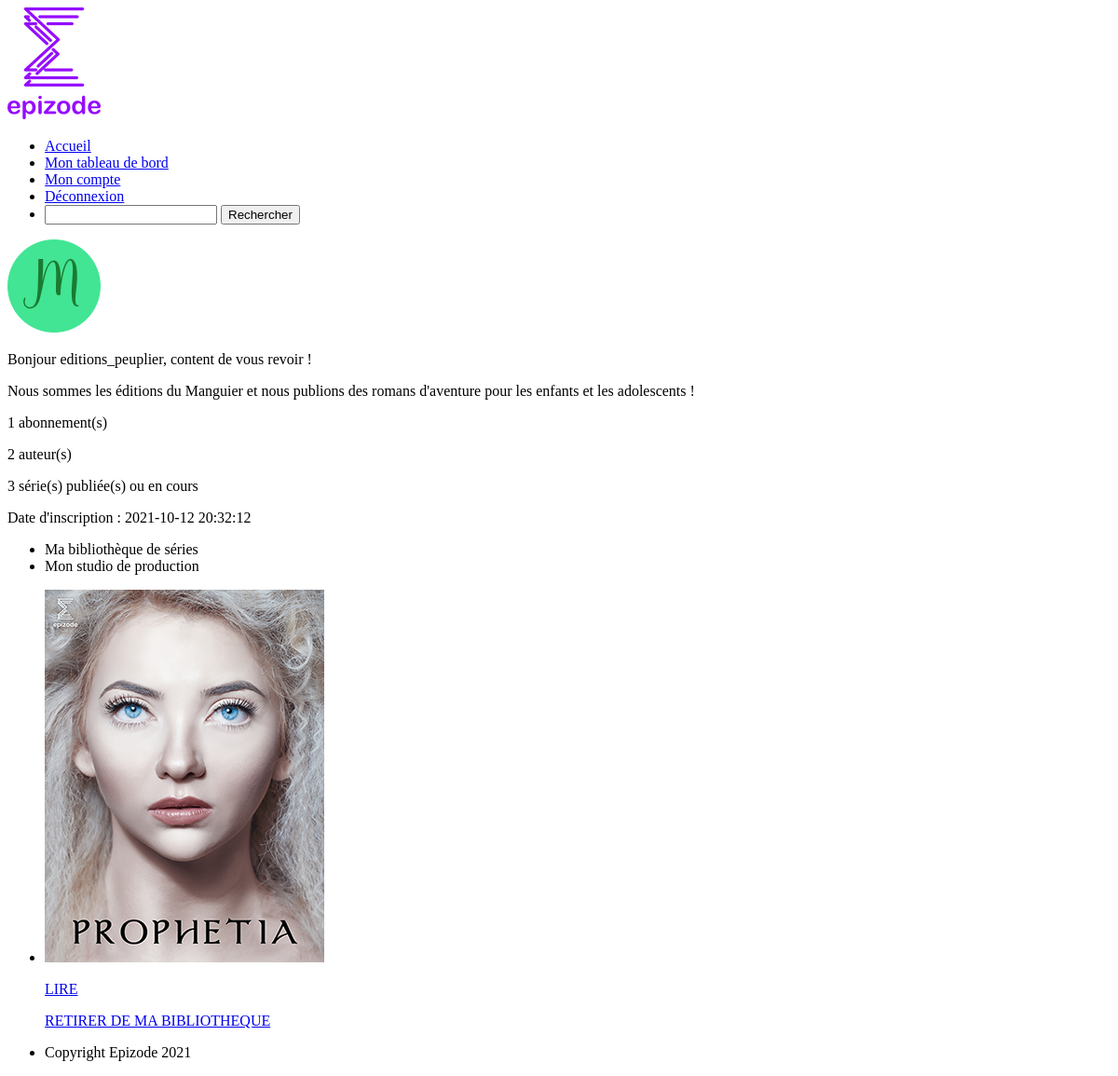
The app's page /index.php?action=dashboard (signed in) with its own data.
### tables this page shows
CREATE TABLE `members` (
  `id` int(11) NOT NULL,
  `pseudo` varchar(255) NOT NULL,
  `email` varchar(255) NOT NULL,
  `password` varchar(255) NOT NULL,
  `type` enum('admin','publisher','user') NOT NULL DEFAULT 'user',
  `date_subscription` datetime NOT NULL DEFAULT CURRENT_TIMESTAMP,
  `description` longtext,
  `coins_number` int(11) DEFAULT NULL,
  `gender` enum('male','female') DEFAULT NULL,
  `surname` varchar(45) DEFAULT NULL,
  `name` varchar(45) DEFAULT NULL,
  `company_name` varchar(200) DEFAULT NULL,
  `address` longtext,
  `zipcode` varchar(20) DEFAULT NULL,
  `city` varchar(45) DEFAULT NULL,
  `country` varchar(45) DEFAULT NULL,
  `birthdate` datetime DEFAULT NULL,
  `id_avatar` int(11) DEFAULT '1',
  `id_logo` int(11) DEFAULT '9',
  `confirmation` enum('waiting','confirmed') NOT NULL DEFAULT 'confirmed',
  `token` varchar(255) DEFAULT NULL
);

CREATE TABLE `images` (
  `id` int(11) NOT NULL,
  `name` varchar(45) NOT NULL,
  `type` enum('avatar','publisher','cover','admin') NOT NULL,
  `alt` varchar(200) NOT NULL,
  `url` varchar(200) NOT NULL
);

CREATE TABLE `series` (
  `id` int(11) NOT NULL,
  `title` varchar(100) NOT NULL,
  `summary` longtext NOT NULL,
  `date_publication` datetime NOT NULL DEFAULT CURRENT_TIMESTAMP,
  `date_modification` datetime NOT NULL DEFAULT CURRENT_TIMESTAMP,
  `id_member` int(11) NOT NULL,
  `pricing_status` enum('free','paying') NOT NULL,
  `publishing_status` enum('published','inprogress','deleted','banned') NOT NULL DEFAULT 'inprogress',
  `authors_right` enum('public','CC','CC1','CC2','CC3','CC4','CC5','reserved') NOT NULL DEFAULT 'public',
  `id_cover` int(11) DEFAULT '239',
  `publisher_author` varchar(200) DEFAULT NULL,
  `publisher_author_description` longtext,
  `meta_description` varchar(160) DEFAULT '''Découvrez le contenu de votre série en exclusivité sur Episode ! Des séries originales et passionnantes à lire partout, à tout moment !'''
);

### src/Controller/MembersController.php (called while the page is built, shortened)
<?php
require_once('src/Model/MembersManager.php');
class MembersController {
	public function displayDashboard()
	{
		$membersManager = new MembersManager();
		$userData = $membersManager->getMemberData($_SESSION['idmember']);
		$getAllSubscriptionSeries = $membersManager->getAllSubscriptionSeries($_SESSION['idmember']);
		require('./src/View/backend/displayDashboardView.php');
	}
}

### src/Model/MembersManager.php (called while the page is built, shortened)
<?php
class MembersManager extends Manager
{
    public function getMemberData($idmember)
	{
		$db = $this->dbConnect();
		$req = $db->prepare('SELECT m.id AS "id", ia.url AS "avatar", ia.alt AS "altavatar", il.url AS "logo", il.alt AS "altlogo", l.name AS "name", m.pseudo AS "pseudo", m.description AS "description", m.type as "type", COUNT(DISTINCT has.id_series) AS "numberSubscriptions", COUNT(DISTINCT s.id) AS "numberWritings", COUNT(DISTINCT s.publisher_author) AS "numberAuthors", m.date_subscription AS "subscriptionDate" FROM members m LEFT JOIN avatars a ON a.id = m.id_avatar LEFT JOIN images ia ON ia.id = a.id_avatar LEFT JOIN logos l ON l.id = m.id_logo LEFT JOIN images il ON il.id = l.id_logo LEFT JOIN series s ON s.id_member = m.id LEFT JOIN series_has_members_subscription has ON has.id_member = m.id WHERE m.id= ?');
		$req->execute(array($idmember));
	    $userData = $req->fetch();
	    return $userData;
	}
	public function getAllSubscriptionSeries($idmember)
	{
		$db = $this->dbConnect();
		$req = $db->prepare('SELECT s.id AS "id", ic.url AS "cover", ic.alt AS "altcover", s.title AS "title", m.pseudo AS "member", l.name AS "publisher", s.publisher_author AS "author_publisher", ia.url AS "avatar", ia.alt AS "altavatar", il.url AS "logo", il.alt AS "altlogo", COUNT(DISTINCT e.id) AS "numberEpisodes", COUNT(DISTINCT sub.id_member) AS "numberSubscribers", GROUP_CONCAT(DISTINCT t.name SEPARATOR ", ") AS "tags", s.publishing_status AS "publishing", m.type AS "type", s.pricing_status AS "pricing", m.id AS "idmember" FROM series s LEFT JOIN episodes e ON e.id_series = s.id LEFT JOIN members m ON m.id = s.id_member LEFT JOIN series_has_tags h ON h.id_series = s.id LEFT JOIN tags t ON t.id = h.id_tag LEFT JOIN covers c ON c.id = s.id_cover LEFT JOIN images ic ON ic.id = c.id_cover LEFT JOIN avatars a ON a.id = m.id_avatar LEFT JOIN images ia ON ia.id = a.id_avatar LEFT JOIN logos l ON l.id = m.id_logo LEFT JOIN images il ON il.id = l.id_logo LEFT JOIN series_has_members_subscription sub ON sub.id_series = s.id WHERE sub.id_member = ? GROUP BY s.id');
	    $req->execute(array($idmember));
		$getAllSubscriptionSeries = $req->fetchAll();
	    return $getAllSubscriptionSeries;
	}
}

### src/View/backend/displayDashboardView.php (the view, shortened to what this page needs)
<section>
<?php
    if($_SESSION['level'] == 10)
    {
        if(isset($userData['avatar']))
        {
        ?>
            <p><img src="<?php echo $userData['avatar']; ?>" alt="<?php echo $userData['altavatar']; ?>" /></p>
        <?php
        }
        ?>
        <p>Bonjour <?php echo $userData['pseudo']; ?>, content de vous revoir !</p>
        <p><?php echo $userData['description']; ?></p>
        <p><?php echo $userData['numberSubscriptions']; ?> abonnement(s)</p>
        <p><?php echo $userData['numberWritings']; ?> série(s) publiée(s) ou en cours</p>
        <p>
        Membre depuis le
        <?php
            $date = new DateTime($userData['subscriptionDate']);
            echo $date->format('d/m/Y');
        ?>
        </p>
    <?php
    }elseif($_SESSION['level'] == 20)
    {
        if(isset($userData['logo']))
        {
        ?>
            <p><img src="<?php echo $userData['logo']; ?>" alt="<?php echo $userData['altlogo']; ?>"/></p>
        <?php
        }
        ?>
        <p>Bonjour <?php echo $userData['pseudo']; ?>, content de vous revoir !</p>
        <p><?php echo $userData['description']; ?></p>
        <p><?php echo $userData['numberSubscriptions']; ?> abonnement(s)</p>
        <p><?php echo $userData['numberAuthors']; ?> auteur(s)</p>
        <p><?php echo $userData['numberWritings']; ?> série(s) publiée(s) ou en cours</p>
        <p>Date d'inscription : <?php echo $userData['subscriptionDate']; ?></p>
    <?php
    }
    ?>
</section>
<nav>
    <ul>
        <li class="elementTab" data-index="1">Ma bibliothèque de séries</li>
        <li class="elementTab" data-index="2">Mon studio de production</li>
    </ul>
</nav>
<section class="elementContent" data-tab="1">
<?php
    if(!empty($getAllSubscriptionSeries))
    {
    ?>
        <ul>
            <?php
            foreach ($getAllSubscriptionSeries as $subscriptionSeries)
            {
            ?>
                <li>
                    <article>
                        <p><img src="<?php echo $subscriptionSeries['cover']; ?>" alt="<?php echo $subscriptionSeries['altcover']; ?>"/></p>
                        <p><a href="index.php?action=displaySeries&idseries=<?php echo $subscriptionSeries['id']; ?>">LIRE</a></p>
                        <p><a href="index.php?action=removeSubscriptionLibrary&idseries=<?php echo $subscriptionSeries['id']; ?>">RETIRER DE MA BIBLIOTHEQUE</a></p>
                    </article>
                </li>
            <?php
            }
            ?>
        </ul>
    <?php
    }else{
    ?>
        <p><?php echo $userData['pseudo']; ?>, vous n'avez pas encore ajouté de série à votre bibliothèque !</p>
    <?php
    }
    ?>
</section>
<?php $body_content = ob_get_clean();
require('./src/View/template.php');
?>

### records on screen
members: images.url (picture), pseudo "editions_peuplier", description "Nous sommes les éditions du Manguier et nous publions des romans d'aventure pour les enfants et les adolescents !", date_subscription "2021-10-12 20:32:12"

### other values on screen
$userData['numberSubscriptions'] "1"
$userData['numberAuthors'] "2"
$userData['numberWritings'] "3"
